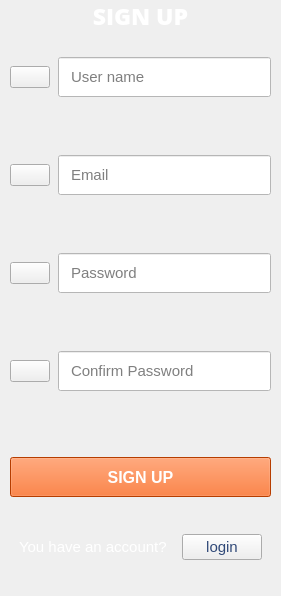
            <widget class="QWidget" name="sign_up_page">
             <layout class="QVBoxLayout" name="verticalLayout_7">
              <property name="spacing">
               <number>25</number>
              </property>
              <property name="leftMargin">
               <number>0</number>
              </property>
              <property name="topMargin">
               <number>0</number>
              </property>
              <property name="rightMargin">
               <number>0</number>
              </property>
              <property name="bottomMargin">
               <number>0</number>
              </property>
              <item>
               <widget class="QLabel" name="label_11">
                <property name="minimumSize">
                 <size>
                  <width>0</width>
                  <height>0</height>
                 </size>
                </property>
                <property name="font">
                 <font>
                  <family>Open Sans ExtraBold</family>
                  <pointsize>17</pointsize>
                  <weight>75</weight>
                  <bold>true</bold>
                 </font>
                </property>
                <property name="styleSheet">
                 <string notr="true">color: rgb(255, 255, 255);</string>
                </property>
                <property name="text">
                 <string>SIGN UP</string>
                </property>
                <property name="alignment">
                 <set>Qt::AlignCenter</set>
                </property>
               </widget>
              </item>
              <item>
               <widget class="QWidget" name="widget_20" native="true">
                <layout class="QVBoxLayout" name="verticalLayout_9">
                 <property name="spacing">
                  <number>28</number>
                 </property>
                 <property name="leftMargin">
                  <number>10</number>
                 </property>
                 <property name="topMargin">
                  <number>0</number>
                 </property>
                 <property name="rightMargin">
                  <number>10</number>
                 </property>
                 <property name="bottomMargin">
                  <number>25</number>
                 </property>
                 <item>
                  <widget class="QWidget" name="widget_21" native="true">
                   <property name="minimumSize">
                    <size>
                     <width>0</width>
                     <height>70</height>
                    </size>
                   </property>
                   <layout class="QVBoxLayout" name="verticalLayout">
                    <property name="spacing">
                     <number>0</number>
                    </property>
                    <property name="leftMargin">
                     <number>0</number>
                    </property>
                    <property name="topMargin">
                     <number>0</number>
                    </property>
                    <property name="rightMargin">
                     <number>0</number>
                    </property>
                    <property name="bottomMargin">
                     <number>0</number>
                    </property>
                    <item>
                     <layout class="QHBoxLayout" name="horizontalLayout_39">
                      <property name="spacing">
                       <number>8</number>
                      </property>
                      <property name="bottomMargin">
                       <number>0</number>
                      </property>
                      <item>
                       <widget class="QPushButton" name="pushButton_10">
                        <property name="text">
                         <string/>
                        </property>
                        <property name="icon">
                         <iconset>
                          <normaloff>../icons/user-64.ico</normaloff>../icons/user-64.ico</iconset>
                        </property>
                        <property name="iconSize">
                         <size>
                          <width>25</width>
                          <height>25</height>
                         </size>
                        </property>
                       </widget>
                      </item>
                      <item>
                       <widget class="QLineEdit" name="username_register">
                        <property name="minimumSize">
                         <size>
                          <width>0</width>
                          <height>40</height>
                         </size>
                        </property>
                        <property name="font">
                         <font>
                          <pointsize>-1</pointsize>
                         </font>
                        </property>
                        <property name="styleSheet">
                         <string notr="true">background-color: rgb(255, 255, 255);
padding-left:10px;
padding-right:10px;
font-size: 15px;</string>
                        </property>
                        <property name="placeholderText">
                         <string>User name</string>
                        </property>
                       </widget>
                      </item>
                     </layout>
                    </item>
                    <item>
                     <widget class="QLabel" name="errors_1">
                      <property name="styleSheet">
                       <string notr="true">color: rgb(255, 0, 4);</string>
                      </property>
                      <property name="text">
                       <string/>
                      </property>
                     </widget>
                    </item>
                   </layout>
                  </widget>
                 </item>
                 <item>
                  <widget class="QWidget" name="widget_22" native="true">
                   <property name="minimumSize">
                    <size>
                     <width>0</width>
                     <height>70</height>
                    </size>
                   </property>
                   <layout class="QVBoxLayout" name="verticalLayout_3">
                    <property name="spacing">
                     <number>0</number>
                    </property>
                    <property name="leftMargin">
                     <number>0</number>
                    </property>
                    <property name="topMargin">
                     <number>0</number>
                    </property>
                    <property name="rightMargin">
                     <number>0</number>
                    </property>
                    <property name="bottomMargin">
                     <number>0</number>
                    </property>
                    <item>
                     <layout class="QHBoxLayout" name="horizontalLayout_41">
                      <property name="spacing">
                       <number>8</number>
                      </property>
                      <item>
                       <widget class="QPushButton" name="pushButton_11">
                        <property name="text">
                         <string/>
                        </property>
                        <property name="icon">
                         <iconset>
                          <normaloff>../icons/email-3-64.ico</normaloff>../icons/email-3-64.ico</iconset>
                        </property>
                        <property name="iconSize">
                         <size>
                          <width>25</width>
                          <height>25</height>
                         </size>
                        </property>
                       </widget>
                      </item>
                      <item>
                       <widget class="QLineEdit" name="email_register">
                        <property name="minimumSize">
                         <size>
                          <width>0</width>
                          <height>40</height>
                         </size>
                        </property>
                        <property name="font">
                         <font>
                          <pointsize>-1</pointsize>
                         </font>
                        </property>
                        <property name="styleSheet">
                         <string notr="true">background-color: rgb(255, 255, 255);
padding-left:10px;
padding-right:10px;
font-size: 15px;</string>
                        </property>
                        <property name="placeholderText">
                         <string>Email</string>
                        </property>
                       </widget>
                      </item>
                     </layout>
                    </item>
                    <item>
                     <widget class="QLabel" name="errors_2">
                      <property name="styleSheet">
                       <string notr="true">color: rgb(255, 0, 4);</string>
                      </property>
                      <property name="text">
                       <string/>
                      </property>
                     </widget>
                    </item>
                   </layout>
                  </widget>
                 </item>
                 <item>
                  <widget class="QWidget" name="widget_23" native="true">
                   <property name="minimumSize">
                    <size>
                     <width>0</width>
                     <height>70</height>
                    </size>
                   </property>
                   <layout class="QVBoxLayout" name="verticalLayout_4">
                    <property name="spacing">
                     <number>0</number>
                    </property>
                    <property name="leftMargin">
                     <number>0</number>
                    </property>
                    <property name="topMargin">
                     <number>0</number>
                    </property>
                    <property name="rightMargin">
                     <number>0</number>
                    </property>
                    <property name="bottomMargin">
                     <number>0</number>
                    </property>
                    <item>
                     <layout class="QHBoxLayout" name="horizontalLayout_43">
                      <property name="spacing">
                       <number>8</number>
                      </property>
                      <item>
                       <widget class="QPushButton" name="pushButton_12">
                        <property name="text">
                         <string/>
                        </property>
                        <property name="icon">
                         <iconset>
                          <normaloff>../icons/key-3-64.ico</normaloff>../icons/key-3-64.ico</iconset>
                        </property>
                        <property name="iconSize">
                         <size>
                          <width>25</width>
                          <height>25</height>
                         </size>
                        </property>
                       </widget>
                      </item>
                      <item>
                       <widget class="QLineEdit" name="password_register">
                        <property name="minimumSize">
                         <size>
                          <width>0</width>
                          <height>40</height>
                         </size>
                        </property>
                        <property name="font">
                         <font>
                          <pointsize>-1</pointsize>
                         </font>
                        </property>
                        <property name="styleSheet">
                         <string notr="true">background-color: rgb(255, 255, 255);
padding-left:10px;
padding-right:10px;
font-size: 15px;</string>
                        </property>
                        <property name="echoMode">
                         <enum>QLineEdit::Normal</enum>
                        </property>
                        <property name="placeholderText">
                         <string>Password</string>
                        </property>
                       </widget>
                      </item>
                     </layout>
                    </item>
                    <item>
                     <widget class="QLabel" name="errors_3">
                      <property name="styleSheet">
                       <string notr="true">color: rgb(255, 0, 4);</string>
                      </property>
                      <property name="text">
                       <string/>
                      </property>
                     </widget>
                    </item>
                   </layout>
                  </widget>
                 </item>
                 <item>
                  <widget class="QWidget" name="widget_24" native="true">
                   <property name="minimumSize">
                    <size>
                     <width>0</width>
                     <height>70</height>
                    </size>
                   </property>
                   <layout class="QVBoxLayout" name="verticalLayout_6">
                    <property name="spacing">
                     <number>0</number>
                    </property>
                    <property name="leftMargin">
                     <number>0</number>
                    </property>
                    <property name="topMargin">
                     <number>0</number>
                    </property>
                    <property name="rightMargin">
                     <number>0</number>
                    </property>
                    <property name="bottomMargin">
                     <number>0</number>
                    </property>
                    <item>
                     <layout class="QHBoxLayout" name="horizontalLayout_45">
                      <property name="spacing">
                       <number>8</number>
                      </property>
                      <item>
                       <widget class="QPushButton" name="pushButton_13">
                        <property name="text">
                         <string/>
                        </property>
                        <property name="icon">
                         <iconset>
                          <normaloff>../icons/key-3-64.ico</normaloff>../icons/key-3-64.ico</iconset>
                        </property>
                        <property name="iconSize">
                         <size>
                          <width>25</width>
                          <height>25</height>
                         </size>
                        </property>
                       </widget>
                      </item>
                      <item>
                       <widget class="QLineEdit" name="cf_password_register">
                        <property name="minimumSize">
                         <size>
                          <width>0</width>
                          <height>40</height>
                         </size>
                        </property>
                        <property name="font">
                         <font>
                          <pointsize>-1</pointsize>
                         </font>
                        </property>
                        <property name="styleSheet">
                         <string notr="true">background-color: rgb(255, 255, 255);
padding-left:10px;
padding-right:10px;
font-size: 15px;</string>
                        </property>
                        <property name="echoMode">
                         <enum>QLineEdit::Normal</enum>
                        </property>
                        <property name="placeholderText">
                         <string>Confirm Password</string>
                        </property>
                       </widget>
                      </item>
                     </layout>
                    </item>
                    <item>
                     <widget class="QLabel" name="errors_4">
                      <property name="styleSheet">
                       <string notr="true">color: rgb(255, 0, 4);</string>
                      </property>
                      <property name="text">
                       <string/>
                      </property>
                     </widget>
                    </item>
                   </layout>
                  </widget>
                 </item>
                 <item>
                  <widget class="QWidget" name="widget_25" native="true">
                   <layout class="QHBoxLayout" name="horizontalLayout_46">
                    <property name="leftMargin">
                     <number>0</number>
                    </property>
                    <property name="topMargin">
                     <number>8</number>
                    </property>
                    <property name="rightMargin">
                     <number>0</number>
                    </property>
                    <property name="bottomMargin">
                     <number>0</number>
                    </property>
                    <item>
                     <widget class="QPushButton" name="SignUp_Btn">
                      <property name="minimumSize">
                       <size>
                        <width>0</width>
                        <height>40</height>
                       </size>
                      </property>
                      <property name="font">
                       <font>
                        <pointsize>12</pointsize>
                        <weight>75</weight>
                        <bold>true</bold>
                       </font>
                      </property>
                      <property name="cursor">
                       <cursorShape>PointingHandCursor</cursorShape>
                      </property>
                      <property name="styleSheet">
                       <string notr="true">QPushButton{
	color: white;
	background-color: rgb(255, 85, 0);
}
QPushButton::hover{
	
	background-color: rgb(180, 60, 0);
}</string>
                      </property>
                      <property name="text">
                       <string>SIGN UP</string>
                      </property>
                     </widget>
                    </item>
                   </layout>
                  </widget>
                 </item>
                 <item alignment="Qt::AlignHCenter">
                  <widget class="QWidget" name="widget_26" native="true">
                   <layout class="QHBoxLayout" name="horizontalLayout_47">
                    <property name="bottomMargin">
                     <number>11</number>
                    </property>
                    <item>
                     <layout class="QHBoxLayout" name="horizontalLayout_48">
                      <property name="spacing">
                       <number>15</number>
                      </property>
                      <property name="leftMargin">
                       <number>0</number>
                      </property>
                      <property name="topMargin">
                       <number>0</number>
                      </property>
                      <property name="rightMargin">
                       <number>0</number>
                      </property>
                      <property name="bottomMargin">
                       <number>0</number>
                      </property>
                      <item>
                       <widget class="QLabel" name="label_12">
                        <property name="font">
                         <font>
                          <pointsize>11</pointsize>
                         </font>
                        </property>
                        <property name="styleSheet">
                         <string notr="true">color: rgb(255, 255, 255);</string>
                        </property>
                        <property name="text">
                         <string>You have an account?</string>
                        </property>
                       </widget>
                      </item>
                      <item>
                       <widget class="QPushButton" name="login_link">
                        <property name="font">
                         <font>
                          <pointsize>11</pointsize>
                         </font>
                        </property>
                        <property name="cursor">
                         <cursorShape>PointingHandCursor</cursorShape>
                        </property>
                        <property name="styleSheet">
                         <string notr="true">color: rgb(48, 73, 120);</string>
                        </property>
                        <property name="text">
                         <string>login</string>
                        </property>
                       </widget>
                      </item>
                     </layout>
                    </item>
                   </layout>
                  </widget>
                 </item>
                </layout>
               </widget>
              </item>
             </layout>
            </widget>
